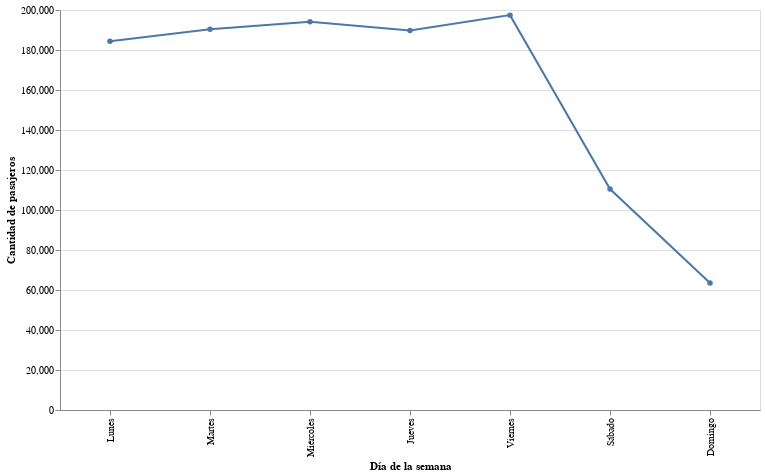

Notebook source saved alongside this figure:
### Code cell
# Daily sum of boardings and median by day name
df_day_name = (
    df_proc.groupby([pd.Grouper(freq="1D"), "nombre_dia"])["cantidad_pasajeros"]
    .sum()
    .groupby(["nombre_dia"])
    .median()
    .reset_index()
)
plot_boardings_by_day_name(df_day_name)

### Figure 1 — Vega-Lite specification as saved in the notebook (floating-point values rounded to 4 significant figures)
{"config": {"view": {"continuousWidth": 400, "continuousHeight": 300}}, "data": {"name": "data-482685e6a4747fda24e68320b396463d"}, "mark": {"type": "line", "point": true}, "encoding": {"x": {"type": "ordinal", "field": "nombre_dia", "sort": ["Lunes", "Martes", "Miércoles", "Jueves", "Viernes", "Sábado", "Domingo"], "title": "Día de la semana"}, "y": {"type": "quantitative", "field": "cantidad_pasajeros", "title": "Cantidad de pasajeros"}}, "height": 400, "width": 700, "$schema": "https://vega.github.io/schema/vega-lite/v4.8.1.json", "datasets": {"data-482685e6a4747fda24e68320b396463d": [{"nombre_dia": "Domingo", "cantidad_pasajeros": 63520.0}, {"nombre_dia": "Jueves", "cantidad_pasajeros": 189800.0}, {"nombre_dia": "Lunes", "cantidad_pasajeros": 184400.0}, {"nombre_dia": "Martes", "cantidad_pasajeros": 190400.0}, {"nombre_dia": "Miércoles", "cantidad_pasajeros": 194100.0}, {"nombre_dia": "Sábado", "cantidad_pasajeros": 110500.0}, {"nombre_dia": "Viernes", "cantidad_pasajeros": 197400.0}]}}
